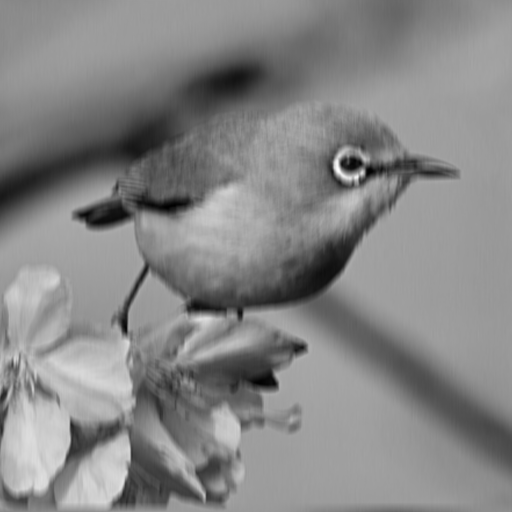
%> input picture hw4/image-pj4 (motion blurring).tif, 512 x 512 px
$ octave hw4_2.m   (GNU Octave 9; MATLAB toolbox functions it lacks are replaced by stand-ins)
%> lines starting %> are read from the running program, lines starting %| are printed output that depends on the picture
clear all;  close all;  clc;
origin_img = imread('image-pj4 (motion blurring).tif');
%> origin_img is the input picture: size 512x512 uint8; min 0, max 255, mean 134.1
fft_img = fft2(origin_img);
fft_shift_img = fftshift(fft_img);

magnitude_spectrum = fftshift(log(1+abs(fft_img)));
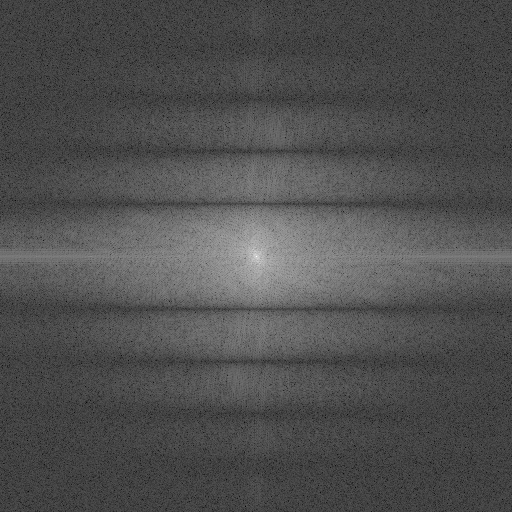
%> magnitude_spectrum: size 512x512 double; min 0.354, max 17.37, mean 5.68; drawn with min black and max white
T = 1.5; a = 0.017;
b=abs(a/tan(90*pi/180))
%b = 0;
for u = 0:511
    for v = 0:511
        k = pi*((u-255)*a+(v-255)*b);
        if k == 0
            k = 0.1;
        end
        temp = T./k.*sin(k).*exp(-1j*k);
        if temp == 0
            H(u+1, v+1) = 0.1;
        else
            H(u+1, v+1) = temp;
        end
    end
end
filter_img = fft_shift_img./H;
output_img = ifft2(ifftshift(filter_img));

imshow(output_img, []);
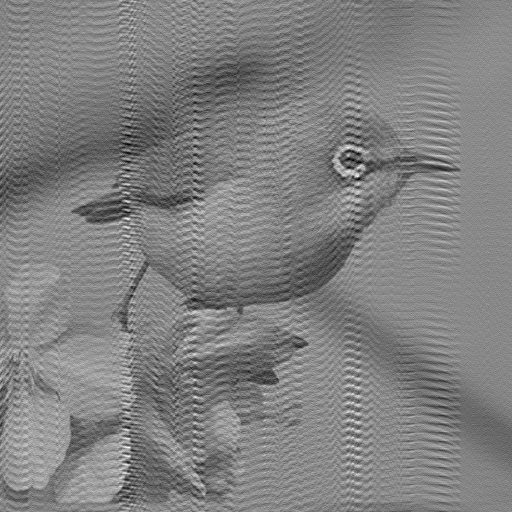
%> displayed picture: size 512x512, on the screen's scale of 0 to 255; min 0, max 255, mean 128.3

figure;
subplot(2,2,1), imshow(origin_img), title('oringin image');
subplot(2,2,2), imshow(output_img, []), title('output image');
subplot(2,2,3), imshow(magnitude_spectrum, []), title('magnitude spectrum');
subplot(2,2,4), imshow(abs(H).*255, []), title('filter spectrum');
%> after `title('filter spectrum')`:
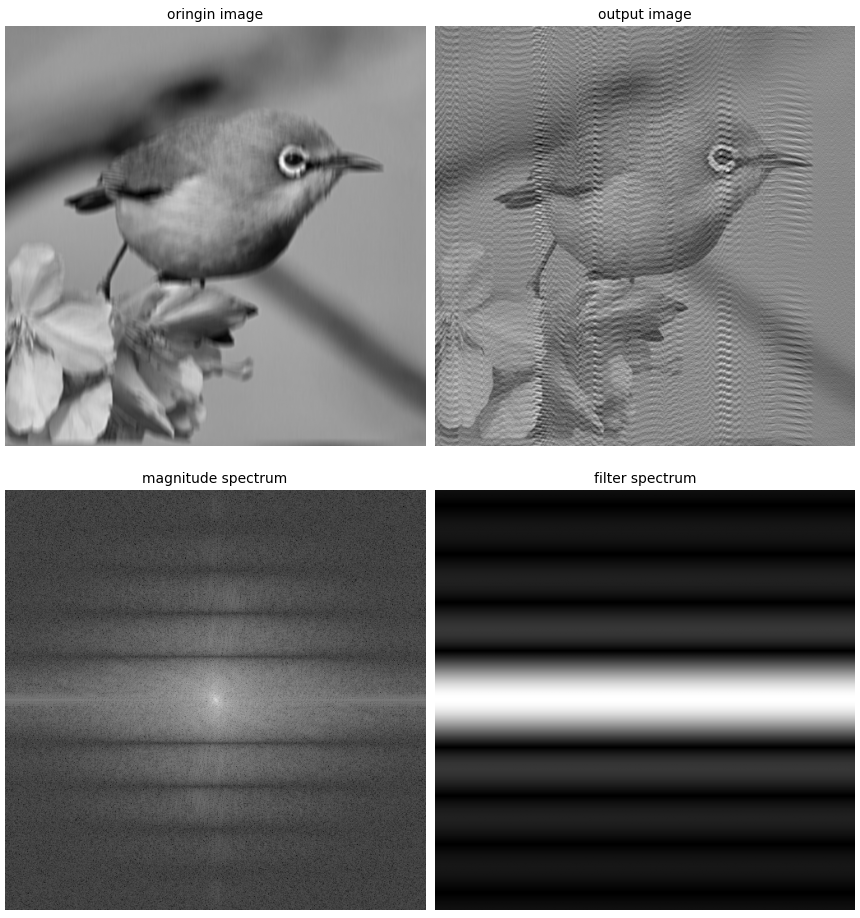
%> figure redrawn from the program's plot data, 4 panels
